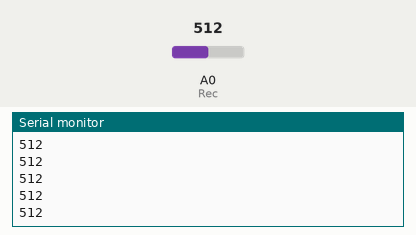
This sketch was run on a simulated Arduino Uno, built with avr-gcc and run on an emulated ATmega328P. Parts: the last lines printed to the serial monitor. The test bench sets the inputs (shaded band); at power-on: A0 (Rec) = 512.

Above: at 1.2 s.
1.3 s: A0 (Rec) set to 716
At 1.9 s:
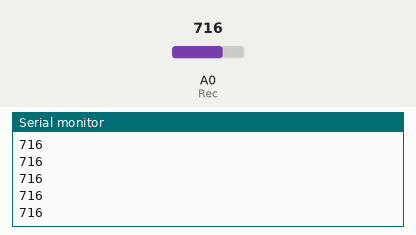
2.8 s: A0 (Rec) set to 900
At 3.4 s:
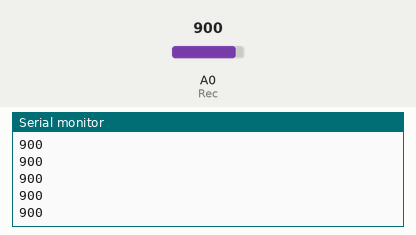
Timing chart, 0 to 5.8 s (numbered marks = the images above; inputs shaded):
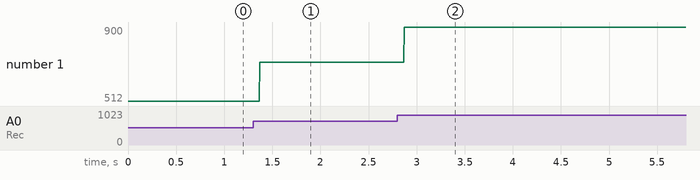

The sketch:

sketch_may9a.ino
```cpp
#define Rec 0

void setup() {
Serial.begin(9600);
}

void loop() {

Serial.println(analogRead(Rec));

}
```

Measured:
- after the input at 1.3 s, the serial monitor: prints a new line after 0.07 s (image 1)
- after the input at 2.8 s, the serial monitor: prints a new line after 0.07 s (image 2)
- plotted number 1: 512 → 716 after the input at 1.3 s, 716 → 900 after the input at 2.8 s
